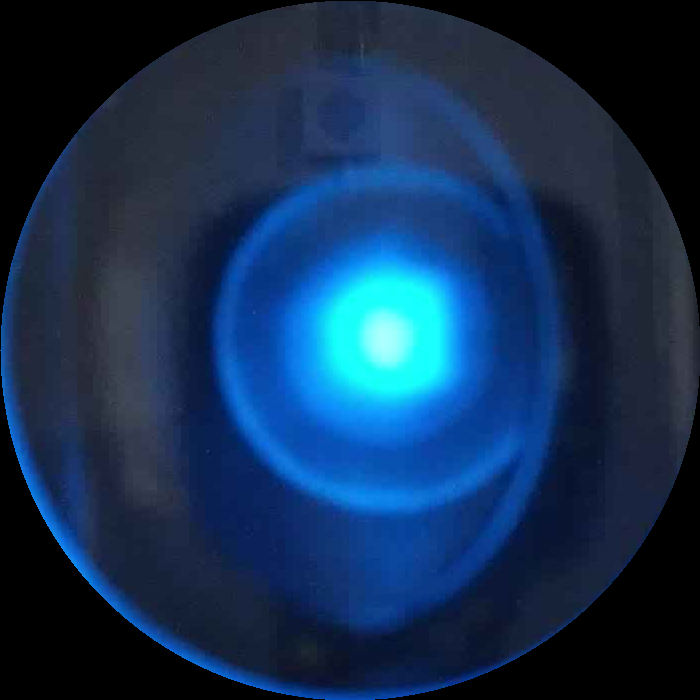
#> input picture 18束流/data.png, 700 x 700 px
$ python edge_detection.py
#> lines starting #> are read from the running program, lines starting #| are printed output that depends on the picture; after the words box and inside, x2 and y2 are one past the last pixel; in counts of white or black regions, pixels touching at a corner belong together
import cv2
import numpy as np
import matplotlib.pyplot as plt

def detect_brightest_spot_edge(image_path):
    # 读取图片
#> called with image_path = 'data.png'
    image = cv2.imread(image_path)
#> image is the input picture: shape (700, 700, 3); mean B, G, R 82.1, 47.9, 19.5
    if image is None:
        print(f"无法读取图片 {image_path}")
        return

    # 转换为灰度图
    gray = cv2.cvtColor(image, cv2.COLOR_BGR2GRAY)
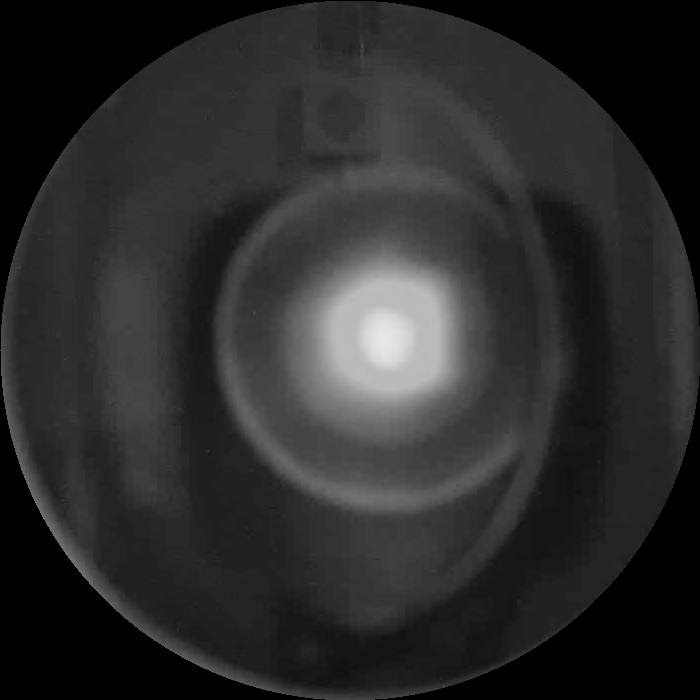
#> gray: shape (700, 700); min 0, max 231, mean 43.3

    # 找到图像中亮度最高的像素值
    max_brightness = np.max(gray)
#> max_brightness = 231
    print(f"图像最大亮度值: {max_brightness}")
#| 图像最大亮度值: 231

    # 创建二值掩码，只保留亮度值接近最大值的像素
    # 设置阈值为最大亮度值的95%以上
    threshold = max_brightness * 0.7
#> threshold = 161.7
    _, binary_mask = cv2.threshold(gray, threshold, 255, cv2.THRESH_BINARY)
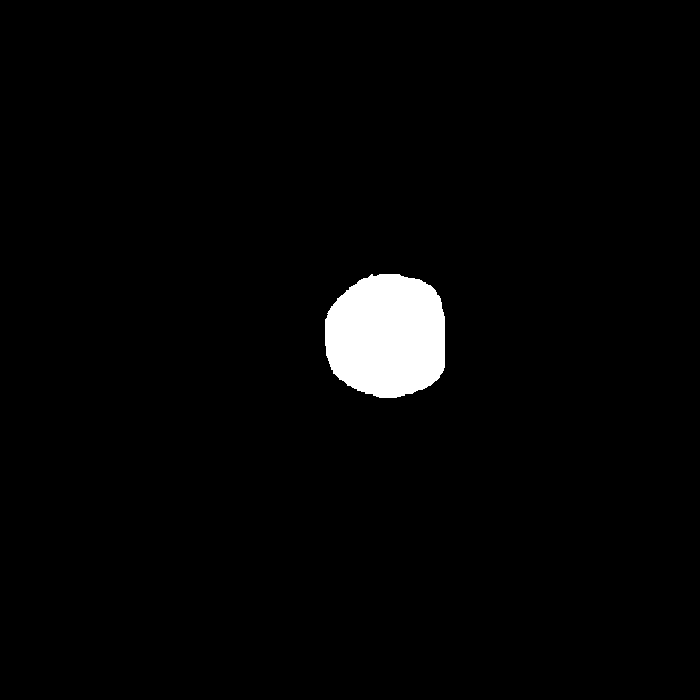
#> binary_mask: shape (700, 700); 2.5% white; 1 white region, box (x1, y1, x2, y2) and area: (325, 274, 445, 398) 12338

    # 使用形态学操作清理掩码
    kernel = np.ones((3, 3), np.uint8)
    binary_mask = cv2.morphologyEx(binary_mask, cv2.MORPH_OPEN, kernel)
#> binary_mask: shape (700, 700); 2.5% white; 1 white region
    binary_mask = cv2.morphologyEx(binary_mask, cv2.MORPH_CLOSE, kernel)

    # 找到连通区域
    contours, _ = cv2.findContours(binary_mask, cv2.RETR_EXTERNAL, cv2.CHAIN_APPROX_SIMPLE)
#> contours = 1 contour; box (x1, y1, x2, y2) and area: (325, 274, 445, 398) 12144

    if not contours:
        print("未找到光斑")
        return

    # 找到最大的连通区域（最亮的光斑）
    largest_contour = max(contours, key=cv2.contourArea)
#> largest_contour = contour of 151 points, box (x1, y1, x2, y2) (325, 274, 445, 398), area 12144
    print(f"最大光斑面积: {cv2.contourArea(largest_contour)} 像素")
#| 最大光斑面积: 12144.0 像素

    # 创建边缘检测结果图像
    edge_result = cv2.cvtColor(gray, cv2.COLOR_GRAY2BGR)

    # 在原图上绘制边缘
    cv2.drawContours(edge_result, [largest_contour], -1, (255, 200, 100), 2)  # 绿色边缘
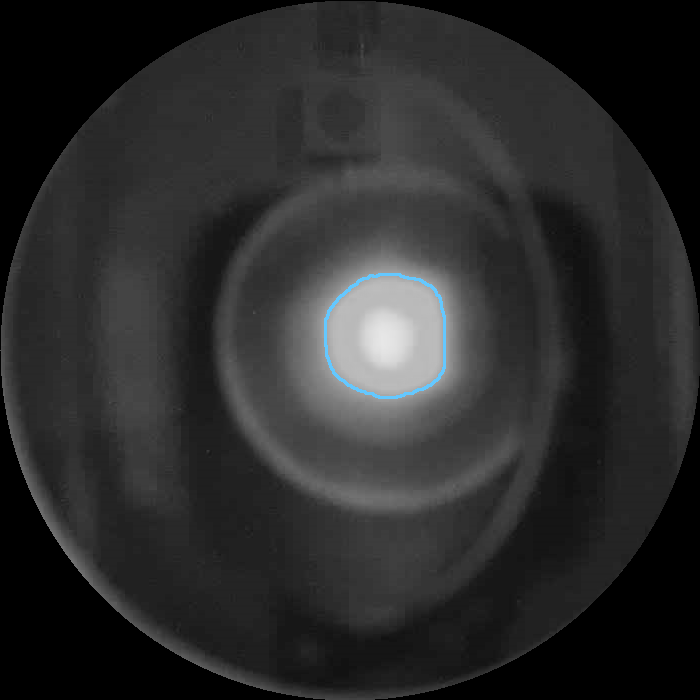
#> edge_result: shape (700, 700, 3); mean B, G, R 43.5, 43.4, 43.1

    # 计算光斑的中心
    M = cv2.moments(largest_contour)
#> M = moments, m00 12144, centre m10/m00, m01/m00 = (386.6, 335.6)
    if M["m00"] != 0:
        cx = int(M["m10"] / M["m00"])
#> cx = 386
        cy = int(M["m01"] / M["m00"])
#> cy = 335
        # 在中心点画一个标记
        cv2.circle(edge_result, (cx, cy), 5, (255, 0, 0), -1)  # 蓝色中心点
#> edge_result: shape (700, 700, 3); 0.02% of pixels changed, all inside (x1, y1, x2, y2) = (381, 330, 392, 341)
        print(f"光斑中心位置: ({cx}, {cy})")
#| 光斑中心位置: (386, 335)

    # 使用Canny边缘检测作为对比
    print(f"灰度图像的最小值: {np.min(gray)}, 最大值: {np.max(gray)}")
#| 灰度图像的最小值: 0, 最大值: 231

    # 尝试不同的Canny阈值参数
    edges_canny = cv2.Canny(gray, 50, 150)
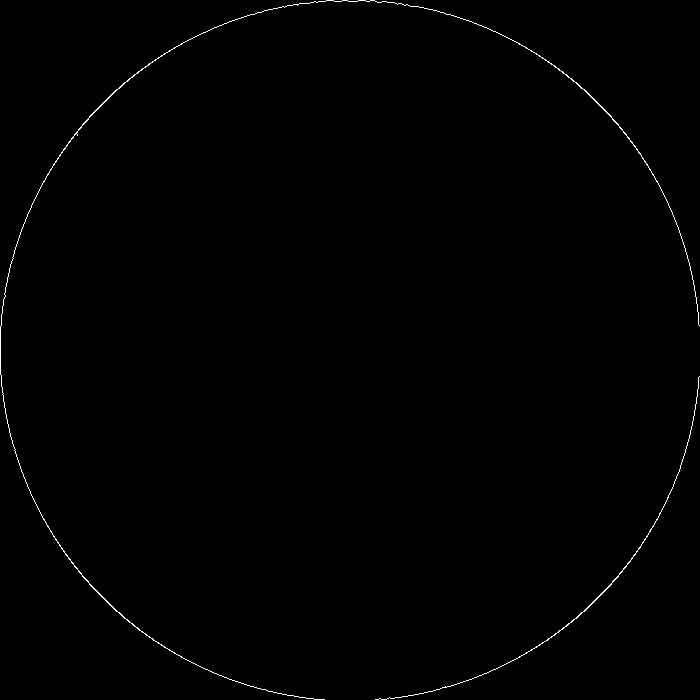
#> edges_canny: shape (700, 700); 0.45% white in thin lines or dots
    print(f"Canny边缘检测结果 - 非零像素数: {np.count_nonzero(edges_canny)}")
#| Canny边缘检测结果 - 非零像素数: 2211

    # 如果标准Canny没有检测到边缘，尝试自适应阈值
    if np.count_nonzero(edges_canny) < 100:
        print("尝试自适应Canny边缘检测...")
        median = np.median(gray)
        lower = int(max(0, 0.7 * median))
        upper = int(min(255, 1.3 * median))
        edges_canny = cv2.Canny(gray, lower, upper)
        print(f"自适应Canny边缘检测结果 - 非零像素数: {np.count_nonzero(edges_canny)}")

    # 保存原始Canny结果用于调试
    cv2.imwrite('canny_raw.png', edges_canny)

    # 只保留Canny边缘中属于最亮光斑的部分
    mask_3d = np.stack([binary_mask] * 3, axis=-1)
#> mask_3d: shape (700, 700, 3); 2.5% white; 1 white region, box (x1, y1, x2, y2) and area: (325, 274, 445, 398) 12335
    edges_canny_colored = cv2.cvtColor(edges_canny, cv2.COLOR_GRAY2BGR)
#> edges_canny_colored: shape (700, 700, 3); 0.45% white in thin lines or dots
    edges_canny_colored = cv2.bitwise_and(edges_canny_colored, mask_3d)
#> edges_canny_colored: shape (700, 700, 3); every value is 0

    # 保存结果
    cv2.imwrite('brightest_spot_edge.png', edge_result)
    cv2.imwrite('binary_mask.png', binary_mask)
    cv2.imwrite('canny_edges_brightest.png', edges_canny_colored)

    print("结果已保存:")
    print("- brightest_spot_edge.png: 检测到的光斑边缘（绿色）和中心（蓝色）")
    print("- binary_mask.png: 二值化掩码")
    print("- canny_edges_brightest.png: Canny边缘检测结果")

    return edge_result, binary_mask, edges_canny_colored

if __name__ == "__main__":
    # 检测data.png中最亮光斑的边缘
    result = detect_brightest_spot_edge('data.png')
